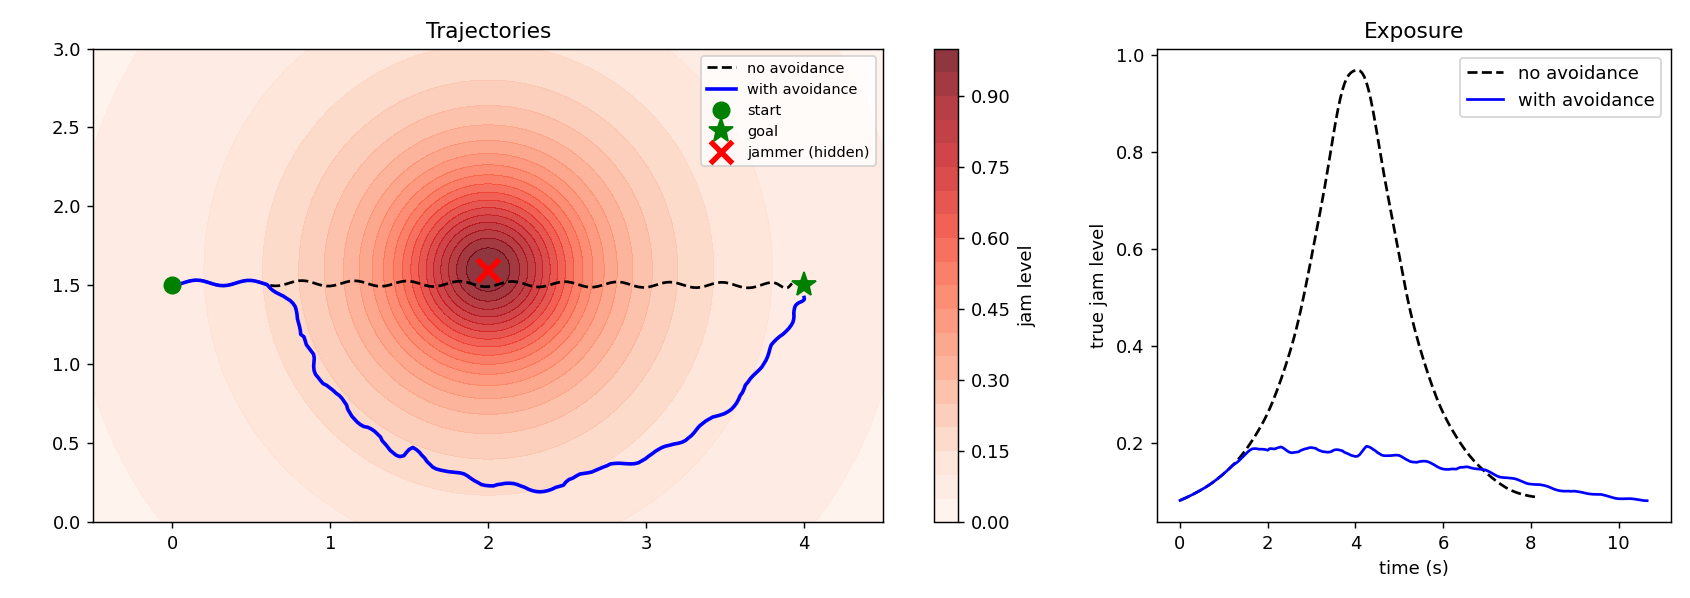

Reproduce this figure in Python.
#!/usr/bin/env python3
"""2D jammer-avoidance sim.

The drone flies start -> goal. A hidden jammer degrades a noisy scalar
"jam level" the drone can measure (it never sees the jammer position).
The drone estimates the local gradient of jam level from a sliding window of
(position, measurement) samples (plus a small dither so the fit is
well-conditioned), then blends goal attraction with repulsion up the
negative gradient and a tangential bias to avoid getting stuck.

Run:  python3 jam_sim.py            -> prints metrics, writes jam_sim.png
Deps: numpy, matplotlib
"""
import numpy as np
import matplotlib
matplotlib.use("Agg")
import matplotlib.pyplot as plt

# ---------------- world / jammer model ----------------
START = np.array([0.0, 1.5])
GOAL = np.array([4.0, 1.5])
JAMMER = np.array([2.0, 1.6])      # hidden from the controller
R_JAM = 0.6                        # "radius" scale of the jam field
NOISE = 0.01                       # measurement noise (std)


def jam_level(p, rng=None):
    """0 = clean, ->1 = deep inside jammer. Smooth, monotonic in distance."""
    d2 = np.sum((p - JAMMER) ** 2)
    j = 1.0 / (1.0 + d2 / R_JAM ** 2)
    if rng is not None:
        j += rng.normal(0, NOISE)
    return j


# ---------------- controller ----------------
class Avoider:
    def __init__(self, goal, v_max=0.5, window=25, detect=0.06,
                 k_rep=2.0, k_tan=0.8, dither=0.04, enabled=True):
        self.goal, self.v_max = goal, v_max
        self.window, self.detect = window, detect
        self.k_rep, self.k_tan, self.dither = k_rep, k_tan, dither
        self.enabled = enabled
        self.hist = []             # (x, y, j)
        self.t = 0.0
        self.tan_sign = None       # commit to one side once

    def est_gradient(self):
        if len(self.hist) < self.window:
            return None
        H = np.array(self.hist[-self.window:])
        X = np.c_[H[:, 0] - H[:, 0].mean(), H[:, 1] - H[:, 1].mean()]
        y = H[:, 2] - H[:, 2].mean()
        # ridge-regularised least squares for slope in x,y
        A = X.T @ X + 1e-4 * np.eye(2)
        return np.linalg.solve(A, X.T @ y)

    def step(self, pos, j, dt):
        self.t += dt
        self.hist.append((pos[0], pos[1], j))
        to_goal = self.goal - pos
        dist = np.linalg.norm(to_goal)
        v = to_goal / (dist + 1e-9)                      # attraction

        g = self.est_gradient() if self.enabled else None
        if g is not None and j > self.detect:
            gn = np.linalg.norm(g)
            if gn > 1e-6:
                away = -g / gn                            # toward cleaner signal
                # tangential direction (perpendicular to away); commit to a side
                tan = np.array([-away[1], away[0]])
                if self.tan_sign is None:
                    self.tan_sign = 1.0 if np.dot(tan, v) >= 0 else -1.0
                strength = min(1.0, (j - self.detect) / 0.3)
                v = v + strength * (self.k_rep * away
                                    + self.k_tan * self.tan_sign * tan)
        elif j <= self.detect * 0.5:
            self.tan_sign = None                          # clear: reset

        n = np.linalg.norm(v)
        v = v / (n + 1e-9) * self.v_max
        # slow near goal, small perpendicular dither for gradient observability
        v = v * min(1.0, dist / 0.3)
        dth = np.array([-v[1], v[0]]) / (np.linalg.norm(v) + 1e-9)
        v = v + self.dither * np.sin(2 * np.pi * 1.5 * self.t) * dth * 4
        return v


# ---------------- simulation ----------------
def fly(enabled, seed=0, dt=0.05, t_max=40.0):
    rng = np.random.default_rng(seed)
    pos = START.copy()
    ctl = Avoider(GOAL, enabled=enabled)
    traj, js = [pos.copy()], []
    for k in range(int(t_max / dt)):
        j = jam_level(pos, rng)
        js.append(jam_level(pos))                        # true level for plots
        v = ctl.step(pos, j, dt)
        pos = pos + v * dt
        traj.append(pos.copy())
        if np.linalg.norm(GOAL - pos) < 0.08:
            break
    return np.array(traj), np.array(js), (k + 1) * dt


def metrics(name, traj, js, t):
    dmin = np.min(np.linalg.norm(traj - JAMMER, axis=1))
    reached = np.linalg.norm(traj[-1] - GOAL) < 0.1
    print(f"{name:10s} reached={reached}  time={t:5.1f}s  "
          f"min_dist_to_jammer={dmin:.2f}m  peak_jam={js.max():.2f}  "
          f"mean_jam={js.mean():.2f}")


def main():
    base = fly(False)
    avoid = fly(True)
    metrics("baseline", *base[:2], base[2])
    metrics("avoid", *avoid[:2], avoid[2])

    xs = np.linspace(-0.5, 4.5, 250)
    ys = np.linspace(0.0, 3.0, 150)
    Z = np.array([[jam_level(np.array([x, y])) for x in xs] for y in ys])

    fig, ax = plt.subplots(1, 2, figsize=(13, 4.6),
                           gridspec_kw={"width_ratios": [2, 1]})
    im = ax[0].contourf(xs, ys, Z, levels=20, cmap="Reds", alpha=0.8)
    plt.colorbar(im, ax=ax[0], label="jam level")
    ax[0].plot(*base[0].T, "k--", label="no avoidance")
    ax[0].plot(*avoid[0].T, "b-", lw=2, label="with avoidance")
    ax[0].plot(*START, "go", ms=9, label="start")
    ax[0].plot(*GOAL, "g*", ms=14, label="goal")
    ax[0].plot(*JAMMER, "rx", ms=12, mew=3, label="jammer (hidden)")
    ax[0].set_aspect("equal")
    ax[0].set_title("Trajectories")
    ax[0].legend(loc="upper right", fontsize=8)
    ax[1].plot(np.arange(len(base[1])) * 0.05, base[1], "k--", label="no avoidance")
    ax[1].plot(np.arange(len(avoid[1])) * 0.05, avoid[1], "b-", label="with avoidance")
    ax[1].set_xlabel("time (s)")
    ax[1].set_ylabel("true jam level")
    ax[1].set_title("Exposure")
    ax[1].legend()
    plt.tight_layout()
    plt.savefig("jam_sim.png", dpi=130)


if __name__ == "__main__":
    main()
